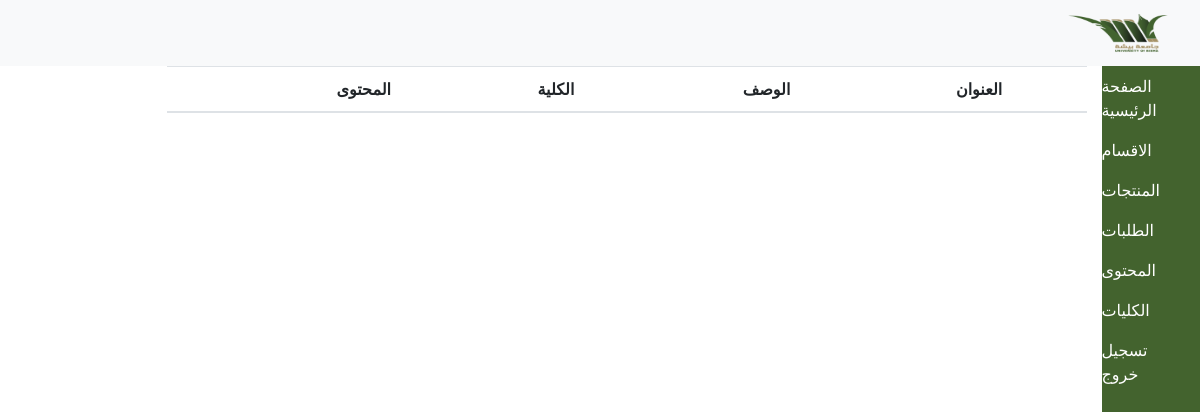
The app's page /admin/contact.php, older data.
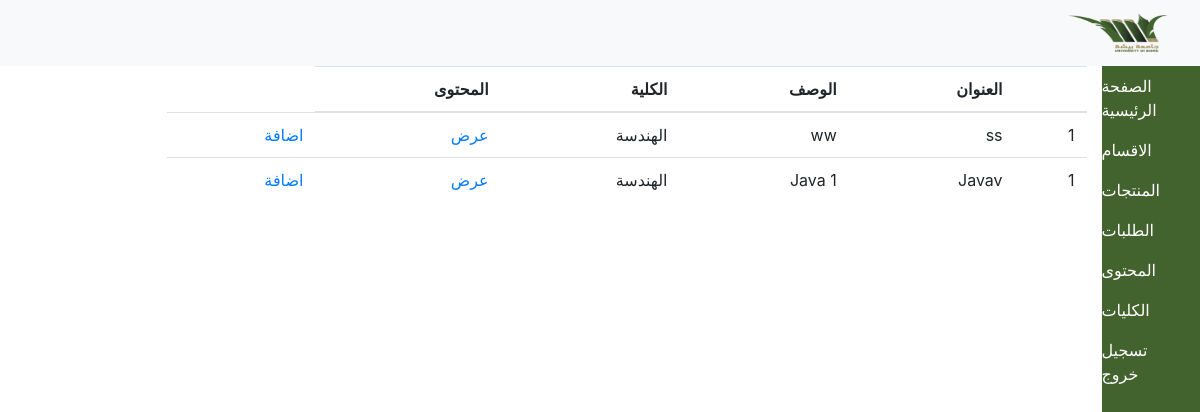
The same page, newer data.
### tables this page shows
CREATE TABLE `pdf` (
  `id` int(11) NOT NULL,
  `user_id` int(11) NOT NULL,
  `cols_id` int(11) NOT NULL,
  `file_path` text NOT NULL,
  `title` varchar(200) NOT NULL,
  `descrip` varchar(200) NOT NULL
);

CREATE TABLE `colloeg_dep` (
  `id` int(11) NOT NULL,
  `name_col` varchar(300) NOT NULL
);

### controller/DB.php (called while the page is built, shortened)
<?php
class DB{
    public function __construct(){
        $this->db=new PDO("mysql:host=localhost;dbname=besh","root","");
    }
}

### controller/Admin.php (called while the page is built, shortened)
<?php
require 'DB.php';
class Admin extends DB{
    private $db_admin;
    public function __construct(){
        $this->db_admin=$this->db;
    }
    public function getContact(){
        $sql=$this->db_admin->prepare("SELECT * FROM pdf LEFT JOIN  colloeg_dep ON pdf.cols_id=colloeg_dep.id");
        $sql->execute();
        return $sql ;
    }
}

### admin/contact.php (the view, shortened to what this page needs)
<?php
require "../controller/Admin.php";
$adm=new Admin();
$departs2=$adm->getContact();
?>
<html>
<head>
    <link rel="stylesheet" href="https://cdn.jsdelivr.net/npm/bootstrap@4.5.3/dist/css/bootstrap.min.css">
    <link rel="stylesheet" href="../css/style.css" type="text/css">
</head>
<body dir="rtl">
<nav class="navbar navbar-expand-lg navbar-light bg-light">
    <a class="navbar-brand" href="#">
        <img src="../bais.png" height="40px" width="100px">
    </a>
</nav>
<div class="wrapper d-flex">
    <div class="sideMenu">
        <div class="sidebar">
            <ul class="navbar-nav">
                <li class="nav-item">
                    <a href="index.php" class="nav-link">الصفحة الرئيسية</a>
                </li>
                <li class="nav-item">
                    <a href="depart.php" class="nav-link">الاقسام</a>
                </li>
                <li class="nav-item">
                    <a href="produ.php" class="nav-link">المنتجات</a>
                </li>
                <li class="nav-item">
                    <a href="orders.php" class="nav-link">الطلبات</a>
                </li>
                <li class="nav-item">
                    <a href="contact.php" class="nav-link">المحتوى</a>
                </li>
                <li class="nav-item">
                    <a href="addColloeg.php" class="nav-link">الكليات</a>
                </li>
                <li class="nav-item">
                    <a href="../logout.php" class="nav-link">تسجيل خروج</a>
                </li>
            </ul>
        </div>
    </div>
    <div class="contcat">
        <div class="container">
            <div class="row">
                <div class="col-10">
                    <table class="table">
                        <thead>
                        <tr>
                            <th></th>
                            <th>العنوان</th>
                            <th>الوصف</th>
                            <th>الكلية</th>
                            <th>المحتوى</th>
                        </tr>
                        </thead>
                        <tbody>
                        <?php
                        $count=1;
                        foreach ($departs2 as $depart) {
                            echo '
                            <tr>
                            <td>'.$count.'</td>
                             <td>'.$depart['title'].'</td>
                               <td>'.$depart['descrip'].'</td>
                               <td>'.$depart['name_col'].'</td>
                                 <td><a href="'.$depart['file_path'].'">عرض</a></td>
<td>
<a href="contact.php?id_cou='.$depart['title'].'">اضافة</a>
</td>
</tr>
                            ';
                        }
                        ?>
                        </tbody>
                    </table>
                </div>
            </div>
        </div>
    </div>
</div>
</body>
</html>

Row changes from the older to the newer data that the page shows:
added pdf: title "ss", descrip "ww", colloeg_dep.name_col "الهندسة"
added pdf: title "Javav", descrip "Java 1", colloeg_dep.name_col "الهندسة"
